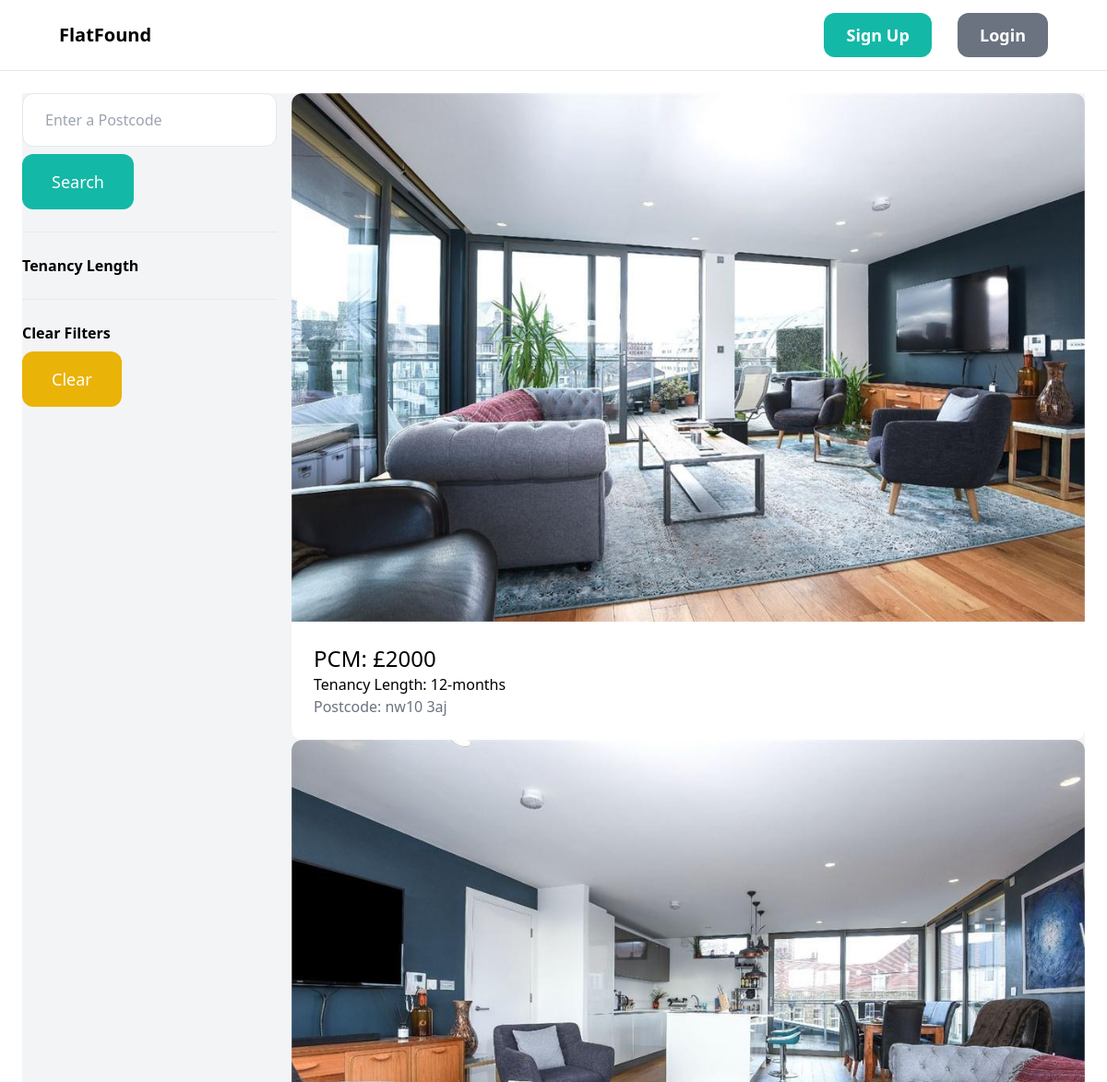
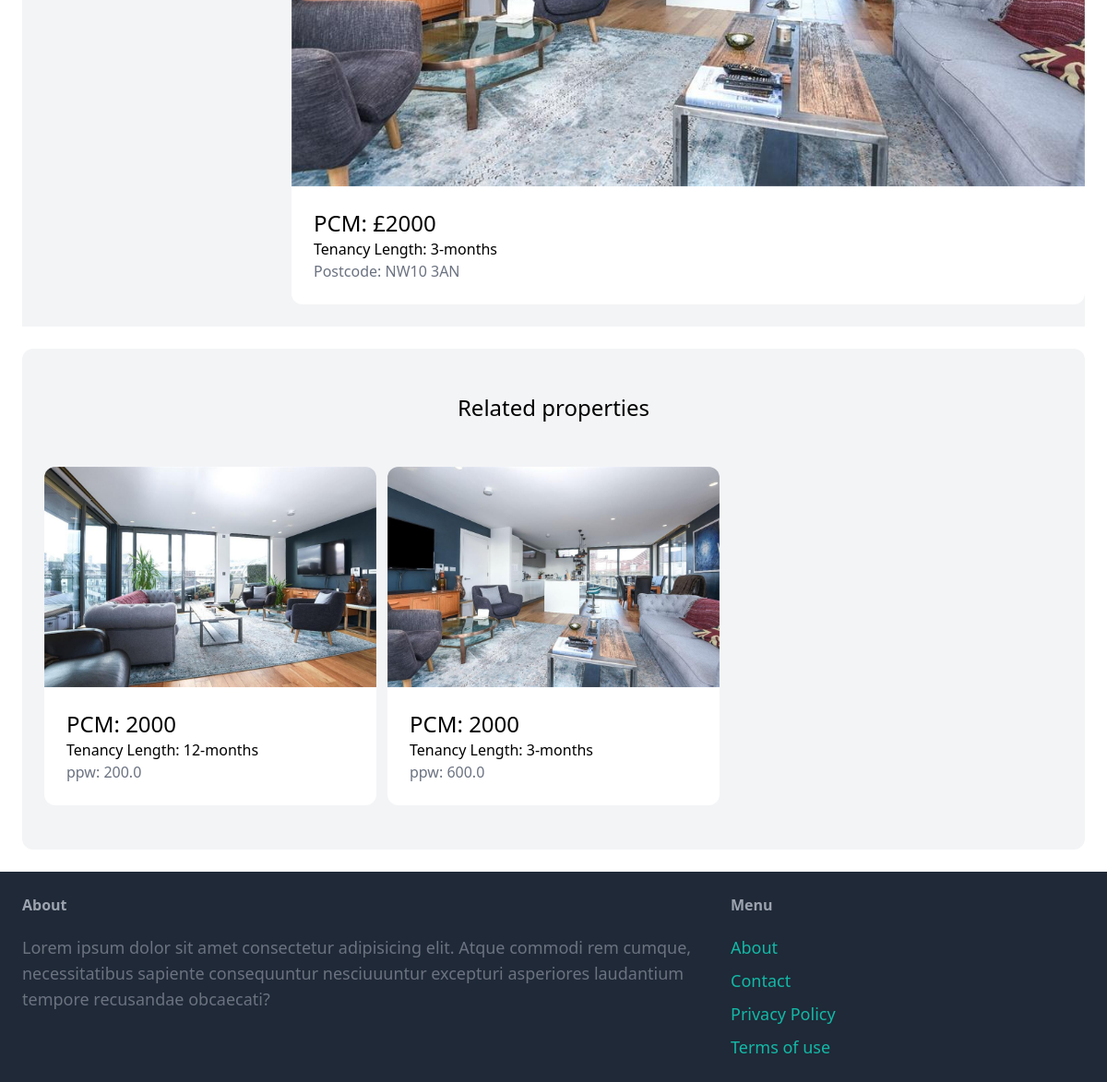
Page /properties/ on the committed database (2 pictures, top to bottom).
### property/models.py (models this page shows, shortened)
class Property(models.Model):
    category = models.ForeignKey(
        Category, related_name='properties', on_delete=models.CASCADE)
    price_pcm = models.IntegerField()
    ppw = models.FloatField()
    address = models.TextField(blank=True, null=True)
    postcode = models.TextField(blank=True, null=True)
    pet_friendly = models.BooleanField(blank=True, null=True)
    number_of_beds = models.IntegerField(blank=True, null=True)
    number_of_bathrooms = models.IntegerField(blank=True, null=True)
    description = models.TextField(blank=True, null=True)
    image = models.ImageField(upload_to='prop_images', blank=True, null=True)
    favourites = models.ManyToManyField(User, related_name='favourite', default=None, blank=True)
    created_by = models.ForeignKey(
        User, related_name='properties', on_delete=models.CASCADE)
    created_at = models.DateField(auto_now_add=True)

class Category(models.Model):
    name = models.CharField(max_length=255)
    class Meta:
        ordering = ('name',)
        verbose_name_plural = 'Categories'
    def __str__(self):
        return self.name  # Shows the name of property on admin page

### property/views.py (the view)
# urls.py: path('properties/', include('property.urls')),
def property(request):
    query = request.GET.get('query', '')
    length_id = request.GET.get('length', 0)
    length_type = Category.objects.all()
    properties = Property.objects.all()
    if length_id:
        properties = properties.filter(length_id=length_id)
    if query:
        properties = properties.filter(
            Q(postcode__icontains=query) | Q(description__icontains=query))
    return render(request, 'property/listings.html', {
        'properties': properties,
        'query': query,
        'length_type': length_type,
        'length_id': int(length_id)
    })

### property/templates/property/listings.html (shortened to what this page needs)
{% extends 'core/base.html' %}
{% block content %}
<div class="pb-6 grid grid-cols-4 gap-4 bg-gray-100">
    <div class="col-span-1">
        <form action="{% url 'property:properties' %}" method="get">
            <input name="query" value="{{ query }}" type="text" class="w-full py-4 px-6 border rounded-xl" placeholder="Enter a Postcode">
            <button class="mt-2 py-4 px-8 text-lg bg-teal-500 text-white rounded-xl">Search</button>
        </form>
        <hr class="my-6">
        <p class="font-semibold">Tenancy Length</p>
        <hr class="my-6">
        <p class="font-semibold">Clear Filters</p>
        <ul>
            <li><a href="{% url 'property:properties' %}" class="mt-2 py-4 px-8 inline-block bg-yellow-500 text-lg rounded-xl text-white">Clear</a></li>
        </ul>
    </div>
    <div class="col-span-3">
        {% for property in properties %}
        <div>
            <a href="{% url 'property:detail' property.id %}">
                <div>
                    <img src="{{ property.image.url }}" alt="" class="rounded-t-xl">
                </div>
                <div class="p-6 bg-white rounded-b-xl">
                    <h2 class="text-2xl">PCM: £{{ property.price_pcm }}</h2>
                    <h2 class="text-1xl">Tenancy Length: {{property.category}} </h2>
                    <p class="text-gray-500">Postcode: {{ property.postcode }}</p>
                </div>
            </a>
        </div>
        {% endfor %}
    </div>
</div>
<div class="mt-6 px-6 py-12 bg-gray-100 rounded-xl">
    <h2 class="mb-12 text-2xl text-center">Related properties</h2>
    <div class="grid grid-cols-3 gap-3">
        {% for property in properties %}
        <div>
            <a href="{% url 'property:detail' property.id %}">
                <div class="">
                    <img src="{{property.image.url }}" alt="" class="rounded-t-xl">
                </div>
                <div class="p-6 bg-white rounded-b-xl">
                    <h2 class="text-2xl">PCM: {{property.price_pcm}}</h2>
                    <h2 class="text-1xl">Tenancy Length: {{property.category}} </h2>
                    <p class="text-gray-500">ppw: {{property.ppw}}</p>
                </div>
            </a>
        </div>
        {% endfor %}
    </div>
</div>
{% endblock %}

### rows in the picture
Property: image (picture), price_pcm "2000", category "12-months", postcode "nw10 3aj", ppw "200.0"
Property: image (picture), price_pcm "2000", category "3-months", postcode "NW10 3AN", ppw "600.0"
